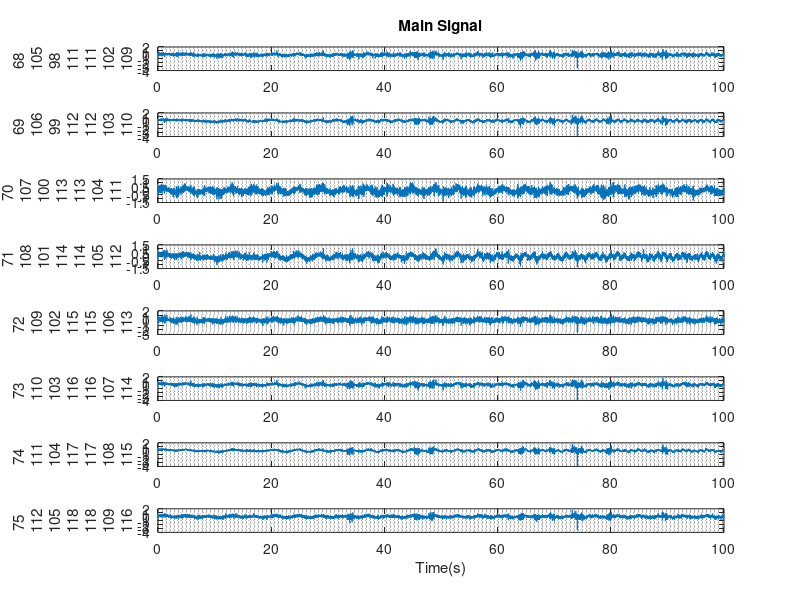
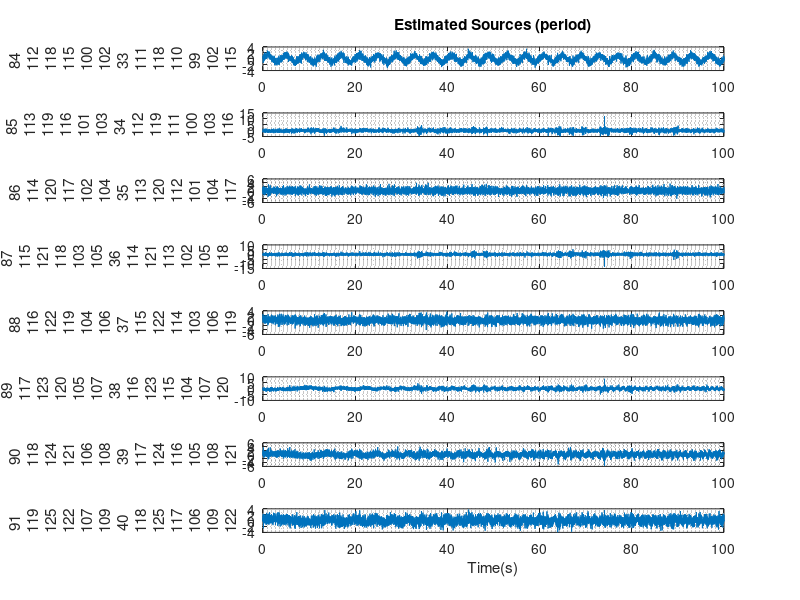
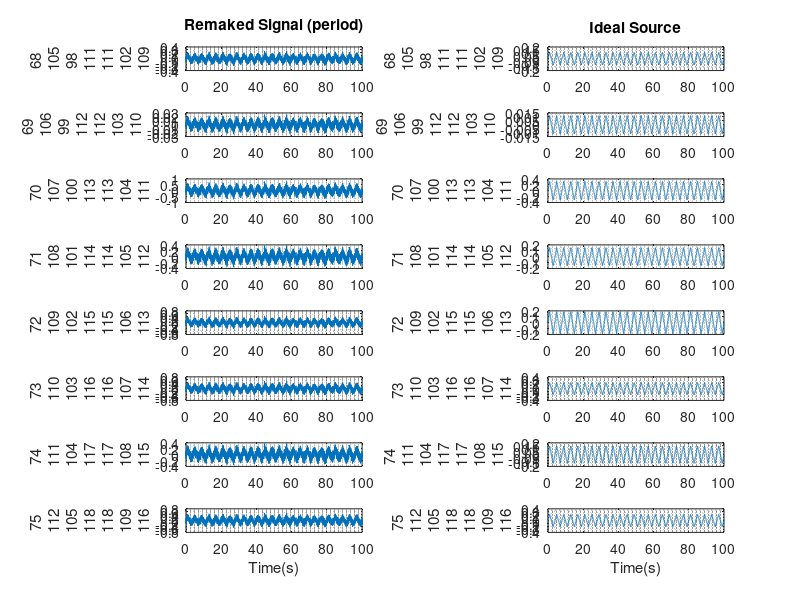

Write the MATLAB code that produced these figures, in order. (Note: this script raises an error after producing the figures.)
clc
close all
clear all

load('Q1.mat');
fs = 100;
T = 100*fs;
t = 0.0001:1/fs:100;

figure('Name',"Main Signal");
for i = 1:8
    subplot(8,1,i);
    plot(t,X_org(i,:));
    if i==1 title("Main Signal"); end
    if i==8 xlabel("Time(s)"); end
    ylabel("Channel" + i);
    grid minor
end

%% Part 1 GEVD
clc
%%%%% GEVD for periodic signal

% Main signal covariance
X = X_org - mean(X_org,2);
C_X = cov(X.');

% Periodic covariance
thau = 400;
X_shifted = circshift(X,thau,2);

for i = 1:8
    for j = 1:8
        P_X(i,j) = sum(X(i,:).*X_shifted(j,:)) / T;
    end
end
P_X = 0.5*(P_X + P_X.');

% GEVD
[W,Lambda] = eig(P_X,C_X);
[~,perm] = sort(diag(Lambda),'descend'); 
W = W(:,perm);
Lambda = Lambda(perm,perm);

% Finding sources and new X
Sources_1 = transpose(W)*X_org;

figure('Name',"Estimated Sources");
for i = 1:8
    subplot(8,1,i);
    plot(t,Sources_1(i,:));
    if i==1 title("Estimated Sources (period)"); end
    if i==8 xlabel("Time(s)"); end
    ylabel("Source number" + i);
    grid minor
end

A = inv(W.');
X_new = A(:,1)*Sources_1(1,:);


figure('Name',"Remaked Signal");
for i = 1:8
    subplot(8,2,2*i-1);
    plot(t,X_new(i,:));
    if i==1 title("Remaked Signal (period)"); end
    if i==8 xlabel("Time(s)"); end
    ylabel("Channel" + i);
    grid minor
end
for i = 1:8
    subplot(8,2,2*i);
    plot(t,X1(i,:));
    if i==1 title("Ideal Source"); end
    if i==8 xlabel("Time(s)"); end
    ylabel("Channel" + i);
    grid minor
end

%RRMSE
display("RRMSE of new Signal is : " + RRMSE(X_new,X1));

%% Part 1 DSS
clc
% Whitening
X = X_org - mean(X_org,2);
cov_signal = cov(X.'); % Covariance matrix of X
[V,Lambda] = eig(cov_signal); % D is eigen value matrix and V is eigen vectors
D = diag(diag(Lambda).^(-0.5))* V.';
Z = D*X;

figure('Name',"Whitened Signal");
for i = 1:8
    subplot(8,2,2*i-1);
    plot(t,X(i,:));
    if i==1 title("Main Signal"); end
    if i==8 xlabel("Time(s)"); end
    ylabel("Channel" + i);
    grid minor
end
for i = 1:8

    subplot(8,2,2*i);
    plot(t,Z(i,:));
    if i==1 title("Whitened Source"); end
    if i==8 xlabel("Time(s)"); end
    ylabel("Source" + i);
    grid minor
end

% Finding sources
W_1 = randn(8,1); % first W is normalized random
rrmse_old = 1000; % rrmse of former cycle
rrmse_new = 800; % rrmse of the new cycle
n = 0; % number of steps
while (rrmse_old-rrmse_new >0.001)
    n = n+1; % one more step
    r_1 = transpose(W_1)*Z; % estimating first source
    W = W_1; % holding W which was used in estimation

    % denoised source
    thau = 400;
    period_n = int32(T/thau);
    r = r_1(1+thau:2*thau);
    for i = 1:period_n
        r_1((i-1)*thau+1:i*thau) =r;
    end

    for j = 1:8
        W_1(j,1) = sum(Z(j,:)*transpose(r_1)); % finding new W
    end
    W_1 = W_1 / norm(W_1); % normalizing W
    Z_new = W*r_1; % finding new Z
    rrmse_old = rrmse_new;
    rrmse_new = RRMSE(Z_new,X1);
end
display("number of steps is : " + n);

% Remaking signal
figure('Name',"Source found")
plot(t,r_1);
title("Source found");
xlabel("Time(s)");
grid minor

figure('Name',"Remade Signal");
for i = 1:8
    subplot(8,2,2*i-1);
    plot(t,Z_new(i,:));
    if i==1 title("Remade Signal"); end
    if i==8 xlabel("Time(s)"); end
    ylabel("Channel" + i);
    grid minor
end
for i = 1:8
    subplot(8,2,2*i);
    plot(t,X1(i,:));
    if i==1 title("Whitened Source"); end
    if i==8 xlabel("Time(s)"); end
    ylabel("Source" + i);
    grid minor
end

%RRMSE
display("RRMSE of new Signal is : " + RRMSE(Z_new,X2));


%% Part 2 GEVD
clc
%%%%% GEVD for unknown periodic signal
% Finding period
MAX = 0;
for thau = 300:700
    X_shifted = circshift(X,thau,2);
    for i = 1:8
        for j = 1:8
            c(i,j) = sum(X(i,:).*X_shifted(j,:)) / T;
        end
    end
    if (trace(c)>MAX)
        THAU = thau;
        MAX = trace(c);
    end
    c = zeros(8,8);
end
display("Best thau is : " + THAU);

% Periodic covariance
X_shifted = circshift(X,THAU,2);
for i = 1:8
    for j = 1:8
        P_X(i,j) = sum(X(i,:).*X_shifted(j,:)) / T;
    end
end
P_X = 0.5*(P_X + P_X.');

% GEVD
[W,Lambda] = eig(P_X,C_X);
[~,perm] = sort(diag(Lambda),'descend'); 
W = W(:,perm);
Lambda = Lambda(perm,perm);

% Finding sources and new X
Sources_1 = transpose(W)*X_org;

figure('Name',"Estimated Sources");
for i = 1:8
    subplot(8,1,i);
    plot(t,Sources_1(i,:));
    if i==1 title("Estimated Sources (UNK period)"); end
    if i==8 xlabel("Time(s)"); end
    ylabel("Source number" + i);
    grid minor
end

A = inv(W.');
X_new = A(:,1)*Sources_1(1,:);

figure('Name',"Remade Signal");
for i = 1:8
    subplot(8,2,2*i-1);
    plot(t,X_new(i,:));
    if i==1 title("Remade Signal (UNK period)"); end
    if i==8 xlabel("Time(s)"); end
    ylabel("Channel" + i);
    grid minor
end
for i = 1:8
    subplot(8,2,2*i);
    plot(t,X1(i,:));
    if i==1 title("Ideal Source"); end
    if i==8 xlabel("Time(s)"); end
    ylabel("Channel" + i);
    grid minor
end

%RRMSE
display("RRMSE of new Signal is : " + RRMSE(X_new,X1));


%% Part 2 DSS
clc
%%%%% DSS for unknown periodic signal
% finding best thau
X = X_org - mean(X_org,2);
MAX = 0;
for thau = 300:700
    X_shifted = circshift(X,thau,2);
    for i = 1:8
        for j = 1:8
            c(i,j) = sum(X(i,:).*X_shifted(j,:)) / T;
        end
    end
    if (trace(c)>MAX)
        THAU = thau;
        MAX = trace(c);
    end
    c = zeros(8,8);
end
display("Best thau is : " + THAU);

% Whitening
cov_signal = cov(X.'); % Covariance matrix of X
[V,Lambda] = eig(cov_signal); % D is eigen value matrix and V is eigen vectors
D = diag(diag(Lambda).^(-0.5))* V.';
Z = D*X;

% Finding sources
W_1 = randn(8,1); % first W is normalized random
rrmse_old = 1000; % rrmse of former cycle
rrmse_new = 800; % rrmse of the new cycle
n = 0; % number of steps
while (rrmse_old-rrmse_new >0.001)
    n = n+1; % one more step
    r_1 = transpose(W_1)*Z; % estimating first source
    W = W_1; % holding W which was used in estimation

    % denoised source
    thau = 400;
    period_n = int32(T/thau);
    r = r_1(1+thau:2*thau);
    for i = 1:period_n
        r_1((i-1)*thau+1:i*thau) =r;
    end

    for j = 1:8
        W_1(j,1) = sum(Z(j,:)*transpose(r_1)); % finding new W
    end
    W_1 = W_1 / norm(W_1); % normalizing W
    Z_new = W*r_1; % finding new Z
    rrmse_old = rrmse_new;
    rrmse_new = RRMSE(Z_new,X1);
end
display("number of steps is : " + n);

% Remaking signal
figure('Name',"Source found")
plot(t,r_1);
title("Source found");
xlabel("Time(s)");
grid minor

figure('Name',"Remade Signal");
for i = 1:8
    subplot(8,2,2*i-1);
    plot(t,Z_new(i,:));
    if i==1 title("Remade Signal"); end
    if i==8 xlabel("Time(s)"); end
    ylabel("Channel" + i);
    grid minor
end
for i = 1:8
    subplot(8,2,2*i);
    plot(t,X1(i,:));
    if i==1 title("Whitened Source"); end
    if i==8 xlabel("Time(s)"); end
    ylabel("Source" + i);
    grid minor
end

%RRMSE
display("RRMSE of new Signal is : " + RRMSE(Z_new,X2));


%% Part 3 GEVD
clc
%%%%% GEVD for burst-like signal

% Main signal covariance
X = X_org - mean(X_org,2);
C_X = cov(X.');

% Burst signal covariance
X_burst = T1.*X;
C_X_burst = cov(X_burst.');

% GEVD
[W,Lambda] = eig(C_X_burst,C_X);
[~,perm] = sort(diag(Lambda),'descend'); 
W = W(:,perm);
Lambda = Lambda(perm,perm);

% Finding sources and new X
Sources_2 = transpose(W)*X_org;

figure('Name',"Estimated Sources");
for i = 1:8
    subplot(8,1,i);
    plot(t,Sources_2(i,:));
    if i==1 title("Estimated Sources (burst)"); end
    if i==8 xlabel("Time(s)"); end
    ylabel("Source number" + i);
    grid minor
end

A = inv(W.');
X_new = A(:,1)*Sources_2(1,:);

figure('Name',"Remade Signal");
for i = 1:8
    subplot(8,2,2*i-1);
    plot(t,X_new(i,:));
    if i==1 title("Remade Signal (burst)"); end
    if i==8 xlabel("Time(s)"); end
    ylabel("Channel" + i);
    grid minor
end
for i = 1:8
    subplot(8,2,2*i);
    plot(t,X2(i,:));
    if i==1 title("Ideal Source"); end
    if i==8 xlabel("Time(s)"); end
    ylabel("Source" + i);
    grid minor
end

%RRMSE
display("RRMSE of new Signal is : " + RRMSE(X_new,X2));


%% Part 3 DSS
clc
%%%%% DSS for for burst-like signal

% Whitening
X = X_org - mean(X_org,2);
cov_signal = cov(X.'); % Covariance matrix of X
[V,Lambda] = eig(cov_signal); % D is eigen value matrix and V is eigen vectors
D = diag(diag(Lambda).^(-0.5))* V.';
Z = D*X;

% Finding sources
W_1 = randn(8,1); % first W is normalized random
rrmse_old = 100; % rrmse of former cycle
rrmse_new = 80; % rrmse of the new cycle
n = 0; % number of steps
while (rrmse_old-rrmse_new >0.001)
    n = n+1; % one more step
    r_1 = transpose(W_1)*Z; % estimating first source
    W = W_1; % holding W which was used in estimation
    r_1 = T1.*r_1; % denoised source
    for j = 1:8
        W_1(j,1) = sum(Z(j,:)*transpose(r_1)); % finding new W
    end
    W_1 = W_1 / norm(W_1); % normalizing W
    Z_new = W*r_1; % finding new Z
    rrmse_old = rrmse_new;
    rrmse_new = RRMSE(Z_new,X2);
end
display("number of steps is : " + n);

% Remaking signal
figure('Name',"Source found")
plot(t,r_1);
title("Source found");
xlabel("Time(s)");
grid minor

figure('Name',"Remade Signal");
for i = 1:8
    subplot(8,2,2*i-1);
    plot(t,Z_new(i,:));
    if i==1 title("Remade Signal"); end
    if i==8 xlabel("Time(s)"); end
    ylabel("Channel" + i);
    grid minor
end
for i = 1:8
    subplot(8,2,2*i);
    plot(t,X2(i,:));
    if i==1 title("Whitened Source"); end
    if i==8 xlabel("Time(s)"); end
    ylabel("Source" + i);
    grid minor
end

%RRMSE
display("RRMSE of new Signal is : " + RRMSE(Z_new,X2));

%% Part 4 GEVD
clc
%%%%% GEVD for burst like signal

% Main signal covariance
X = X_org - mean(X_org,2);
C_X = cov(X.');

%%%% finding best of T2
MIN = 100;
for i = 1:1000
    T3 = ones(1,T) / i;
    T3 = T3 + T2;
    % Burst signal covariance
    X_burst_2 = T3.*X;
    C_X_burst_2 = cov(X_burst_2.');
    
    % GEVD
    [W_2,Lambda_2] = eig(C_X_burst_2,C_X);
    [~,perm] = sort(diag(Lambda_2),'descend'); 
    W_2 = W_2(:,perm);
    Lambda_2 = Lambda_2(perm,perm);
    
    % Finding sources and new X
    Sources_3 = transpose(W_2)*X_org;

    % Remaking signal
    A_2 = inv(W_2.');
    X_new_2 = A_2(:,1)*Sources_3(1,:);

    if (RRMSE(X_new_2,X2) < MIN)
        MIN = RRMSE(X_new_2,X2);
        X_new_best = X_new_2;
        Sources_best = Sources_3;
    end
end

figure('Name',"Estimated Sources");
for i = 1:8
    subplot(8,1,i);
    plot(t,Sources_best(i,:));
    if i==1 title("Estimated Sources (burst)"); end
    if i==8 xlabel("Time(s)"); end
    ylabel("Source number" + i);
    grid minor
end

figure('Name',"Remade Signal");
for i = 1:8
    subplot(8,2,2*i-1);
    plot(t,X_new_best(i,:));
    if i==1 title("Remade Signal (burst)"); end
    if i==8 xlabel("Time(s)"); end
    ylabel("Channel" + i);
    grid minor
end
for i = 1:8
    subplot(8,2,2*i);
    plot(t,X2(i,:));
    if i==1 title("Ideal Source"); end
    if i==8 xlabel("Time(s)"); end
    ylabel("Source" + i);
    grid minor
end

%RRMSE
display("RRMSE of new Signal is : " + RRMSE(X_new_best,X2));


%% Part 4 DSS
%%%%% DSS for burst-like signal
clc

% Whitening
X = X_org - mean(X_org,2);
cov_signal = cov(X.'); % Covariance matrix of X
[V,Lambda] = eig(cov_signal); % D is eigen value matrix and V is eigen vectors
D = diag(diag(Lambda).^(-0.5))* V.';
Z = D*X;

% Finding sources
W_1 = randn(8,1); % first W is normalized random
rrmse_old = 100; % rrmse of former cycle
rrmse_new = 80; % rrmse of the new cycle
n = 0; % number of steps
while (rrmse_old-rrmse_new >0.001)
    n = n+1; % one more step
    r_1 = transpose(W_1)*Z; % estimating first source
    W = W_1; % holding W which was used in estimation
    r_1 = T2.*r_1; % denoised source
    for j = 1:8
        W_1(j,1) = sum(Z(j,:)*transpose(r_1)); % finding new W
    end
    W_1 = W_1 / norm(W_1); % normalizing W
    Z_new = W*r_1; % finding new Z
    rrmse_old = rrmse_new;
    rrmse_new = RRMSE(Z_new,X2);
end
display("number of steps is : " + n);

% Remaking signal
figure('Name',"Source found")
plot(t,r_1);
title("Source found");
xlabel("Time(s)");
grid minor

figure('Name',"Remade Signal");
for i = 1:8
    subplot(8,2,2*i-1);
    plot(t,Z_new(i,:));
    if i==1 title("Remade Signal"); end
    if i==8 xlabel("Time(s)"); end
    ylabel("Channel" + i);
    grid minor
end
for i = 1:8
    subplot(8,2,2*i);
    plot(t,X2(i,:));
    if i==1 title("Whitened Source"); end
    if i==8 xlabel("Time(s)"); end
    ylabel("Source" + i);
    grid minor
end

%RRMSE
display("RRMSE of new Signal is : " + RRMSE(Z_new,X2));


%% Part 5 GEVD
clc
%%%%% GEVD for bandpass signal

% Main signal covariance
X = X_org - mean(X_org,2);
C_X = cov(X.');

% Fourier transform
for i = 1:8
    X_f(i,:) = fftshift(fft(X(i,:)));
end
C_X_f = cov(X_f.');
C_X_f = 0.5*(C_X_f + C_X_f.');

% Filtering signal for 10-15 Hz
T3 = zeros(8,T);
for i = 6000:7500
    T3(:,i) = 1;
end
for i = 3500:4000
    T3(:,i) = 1;
end
X_f_filtered = X_f.*T3;
C_X_f_filtered = cov(X_f_filtered.');
C_X_f_filtered = 0.5*(C_X_f_filtered + C_X_f_filtered.');

% GEVD
[W,Lambda] = eig(C_X_f_filtered,C_X_f);
[~,perm] = sort(diag(Lambda),'descend'); 
W = W(:,perm);
Lambda = Lambda(perm,perm);

% Finding sources and new X
Sources_4 = transpose(W)*X_org;
A = inv(W.');
X_new = A(:,1)*Sources_4(1,:);

figure('Name',"Estimated Sources");
for i = 1:8
    subplot(8,1,i);
    plot(t,Sources_4(i,:));
    if i==1 title("Estimated Sources (burst)"); end
    if i==8 xlabel("Time(s)"); end
    ylabel("Source number" + i);
    grid minor
end

figure('Name',"Remade Signal");
for i = 1:8
    subplot(8,2,2*i-1);
    plot(t,X_new(i,:));
    if i==1 title("Remade Signal (burst)"); end
    if i==8 xlabel("Time(s)"); end
    ylabel("Channel" + i);
    grid minor
end
for i = 1:8
    subplot(8,2,2*i);
    plot(t,X3(i,:));
    if i==1 title("Ideal Source"); end
    if i==8 xlabel("Time(s)"); end
    ylabel("Source" + i);
    grid minor
end

%RRMSE
display("RRMSE of new Signal is : " + RRMSE(X_new,X2));


%% Part 5 DSS
%%%%% DSS for bandpass signal
clc

% Whitening
X = X_org - mean(X_org,2);
cov_signal = cov(X.'); % Covariance matrix of X
[V,Lambda] = eig(cov_signal); % D is eigen value matrix and V is eigen vectors
D = diag(diag(Lambda).^(-0.5))* V.';
Z = D*X;

% Finding sources
W_1 = randn(8,1); % first W is normalized random
rrmse_old = 100; % rrmse of former cycle
rrmse_new = 80; % rrmse of the new cycle
n = 0; % number of steps
while (rrmse_old-rrmse_new >0.001)
    n = n+1; % one more step
    r_1 = transpose(W_1)*Z; % estimating first source
    W = W_1; % holding W which was used in estimation

    %%% denoised source
    % Filtering signal for 10-15 Hz
    fpass = [10 15]; % Pass band
    [b,a] = butter(6,fpass/(fs/2), 'bandpass'); % butter filter
    r_1 = filtfilt(b,a,r_1); % applying filter

    for j = 1:8
        W_1(j,1) = sum(Z(j,:)*transpose(r_1)); % finding new W
    end
    W_1 = W_1 / norm(W_1); % normalizing W
    Z_new = W*r_1; % finding new Z
    rrmse_old = rrmse_new;
    rrmse_new = RRMSE(Z_new,X2);
end
display("number of steps is : " + n);

% Remaking signal
figure('Name',"Source found")
plot(t,r_1);
title("Source found");
xlabel("Time(s)");
grid minor

figure('Name',"Remade Signal");
for i = 1:8
    subplot(8,2,2*i-1);
    plot(t,Z_new(i,:));
    if i==1 title("Remade Signal"); end
    if i==8 xlabel("Time(s)"); end
    ylabel("Channel" + i);
    grid minor
end
for i = 1:8
    subplot(8,2,2*i);
    plot(t,X3(i,:));
    if i==1 title("Whitened Source"); end
    if i==8 xlabel("Time(s)"); end
    ylabel("Source" + i);
    grid minor
end

%RRMSE
display("RRMSE of new Signal is : " + RRMSE(Z_new,X2));

%% Part 6 GEVD
clc
%%%%% GEVD for bandpass signal

% Main signal covariance
X = X_org - mean(X_org,2);
C_X = cov(X.');

% Fourier transform
for i = 1:8
    X_f(i,:) = fftshift(fft(X(i,:)));
end
C_X_f = cov(X_f.');
C_X_f = 0.5*(C_X_f + C_X_f.');

% Finding best bandpass in 5-25 Hz
L = 4;
MIN = 10000;
Bandpass = [0,0];
for i = 1:L
    for j = 50:(250-i*50)
        T3 = zeros(8,T);
        for x = (5000 + j*10):(5000 + j*10 + i*500)
            T3(:,x) = 1;
        end
        for x = (5000 - j*10 - i*500):(5000 - j*10)
            T3(:,x) = 1;
        end
        X_f_filtered = X_f.*T3;
        C_X_f_filtered = cov(X_f_filtered.');
        C_X_f_filtered = 0.5*(C_X_f_filtered + C_X_f_filtered.');
        
        % GEVD
        [W,Lambda] = eig(C_X_f_filtered,C_X_f);
        [~,perm] = sort(diag(Lambda),'descend'); 
        W = W(:,perm);
        Lambda = Lambda(perm,perm);
        
        % Finding sources and new X
        Sources_4 = transpose(W)*X_org;
        A = inv(W.');
        X_new = A(:,1)*Sources_4(1,:);
        %RRMSE(X_new,X3)

        if (RRMSE(X_new,X3) < MIN)
            MIN = RRMSE(X_new,X3);
            X_new_best = X_new;
            Sources_best = Sources_4;
            Bandpass = [j/10, j/10 + i*5];
        end
    end
end
display("Best band is : " + Bandpass(1) + " to " + Bandpass(2) + " Hz");

figure('Name',"Estimated Sources");
for i = 1:8
    subplot(8,1,i);
    plot(t,Sources_4(i,:));
    if i==1 title("Estimated Sources (burst)"); end
    if i==8 xlabel("Time(s)"); end
    ylabel("Source number" + i);
    grid minor
end

figure('Name',"Remade Signal");
for i = 1:8
    subplot(8,2,2*i-1);
    plot(t,X_new_best(i,:));
    if i==1 title("Remade Signal (burst)"); end
    if i==8 xlabel("Time(s)"); end
    ylabel("Channel" + i);
    grid minor
end
for i = 1:8
    subplot(8,2,2*i);
    plot(t,X3(i,:));
    if i==1 title("Ideal Source"); end
    if i==8 xlabel("Time(s)"); end
    ylabel("Source" + i);
    grid minor
end

%RRMSE
display("RRMSE of new Signal is : " + RRMSE(X_new_best,X3));


%% Part 6 DSS
%%%%% DSS for burst-like signal
clc

% Whitening
X = X_org - mean(X_org,2);
cov_signal = cov(X.'); % Covariance matrix of X
[V,Lambda] = eig(cov_signal); % D is eigen value matrix and V is eigen vectors
D = diag(diag(Lambda).^(-0.5))* V.';
Z = D*X;

% Finding sources
MIN = 10000;
for i = 1:4
    for j = 5:25-i*5
        W_1 = randn(8,1); % first W is normalized random
        rrmse_old = 100; % rrmse of former cycle
        rrmse_new = 80; % rrmse of the new cycle
        n = 0; % number of steps
        while (rrmse_old-rrmse_new >0.001)
            n = n+1; % one more step
            r_1 = transpose(W_1)*Z; % estimating first source
            W = W_1; % holding W which was used in estimation
        
            %%% denoised source
            % Filtering signal
            fpass = [j j+(i*5)]; % Pass band
            [b,a] = butter(6,fpass/(fs/2), 'bandpass'); % butter filter
            r_1 = filtfilt(b,a,r_1); % applying filter
        
            for x = 1:8
                W_1(x,1) = sum(Z(x,:)*transpose(r_1)); % finding new W
            end
            W_1 = W_1 / norm(W_1); % normalizing W
            Z_new = W*r_1; % finding new Z
            rrmse_old = rrmse_new;
            rrmse_new = RRMSE(Z_new,X3);
        end
        if (RRMSE(Z_new,X3) < MIN)
            MIN = RRMSE(Z_new,X3);
            Z_new_best = Z_new;
            r_1_best = r_1;
            Bandpass = [j,j+(i*5)];
        end
    end
end
display("number of steps is : " + n);
display("Best band is : " + Bandpass(1) + " to " + Bandpass(2) + " Hz");

% Remaking signal
figure('Name',"Source found")
plot(t,r_1);
title("Source found");
xlabel("Time(s)");
grid minor

figure('Name',"Remade Signal");
for i = 1:8
    subplot(8,2,2*i-1);
    plot(t,Z_new_best(i,:));
    if i==1 title("Remade Signal"); end
    if i==8 xlabel("Time(s)"); end
    ylabel("Channel" + i);
    grid minor
end
for i = 1:8
    subplot(8,2,2*i);
    plot(t,X3(i,:));
    if i==1 title("Whitened Source"); end
    if i==8 xlabel("Time(s)"); end
    ylabel("Source" + i);
    grid minor
end

%RRMSE
display("RRMSE of new Signal is : " + RRMSE(Z_new_best,X3));

%% FUNCTIONS

function c = RRMSE(X,X_org)
    b = 0;
    a = 0;
    for i = 1:length(X_org(:,1))
        for j = 1:length(X_org(1,:))
            a = a + (X_org(i,j)-X(i,j))^2;
            b = b + (X_org(i,j))^2;
        end
    end
    c = (a/b)^0.5;
end